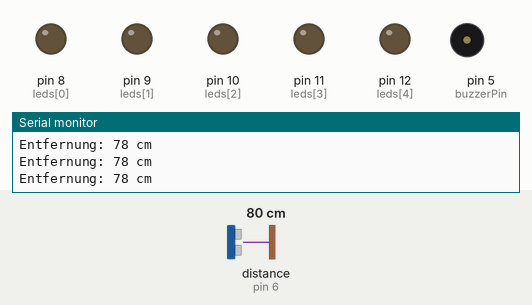
Bench run of a sketch on a simulated Arduino Uno, built with avr-gcc and run on an emulated ATmega328P. Shown: output pins drawn as LEDs (lit = HIGH), buzzer (waves = sounding), the last lines printed to the serial monitor. Wiring (inferred from the names in the program): ultrasonic range finder: trigger pin 7; echo pin 6. Inputs (shaded band) come from the test bench; at power-on: distance to the obstacle (sensor on pin 6) 80 cm. The echo pulse lasts 58.3 µs per cm; pins used as bus, display or sensor lines are not drawn.

Above: at 1.2 s.
1.3 s: distance to the obstacle (sensor on pin 6) set to 27 cm
2.8 s: distance to the obstacle (sensor on pin 6) set to 22 cm
At 3.3 s:
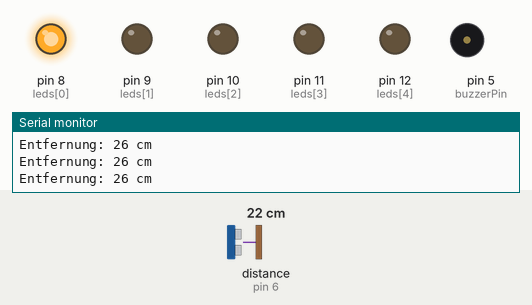
5.8 s: distance to the obstacle (sensor on pin 6) set to 18 cm
At 6.81 s:
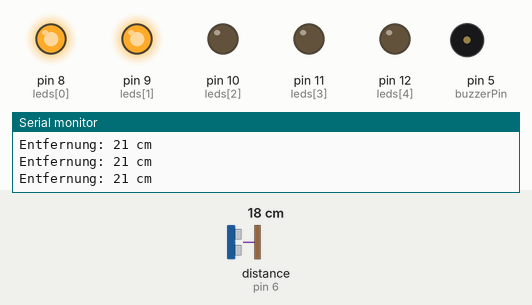
8.8 s: distance to the obstacle (sensor on pin 6) set to 13 cm
At 9.32 s:
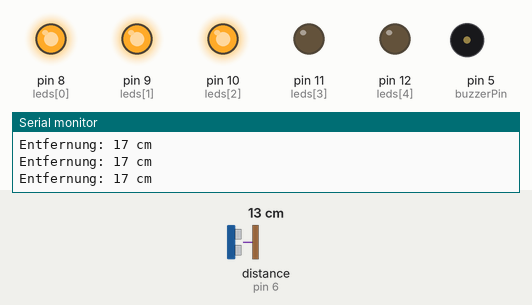
11.8 s: distance to the obstacle (sensor on pin 6) set to 2 cm
At 12.9 s:
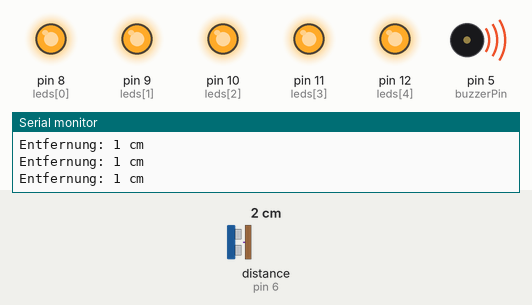
13.3 s: distance to the obstacle (sensor on pin 6) set to 35 cm
At 14.6 s:
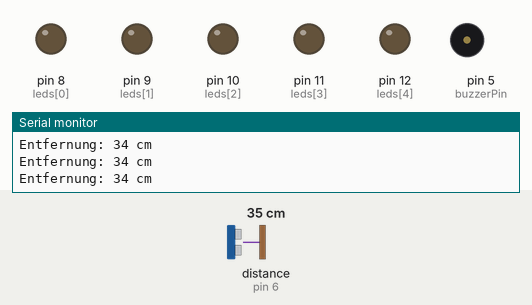
Timing chart, 0 to 15.8 s (numbered marks = the images above; inputs shaded):
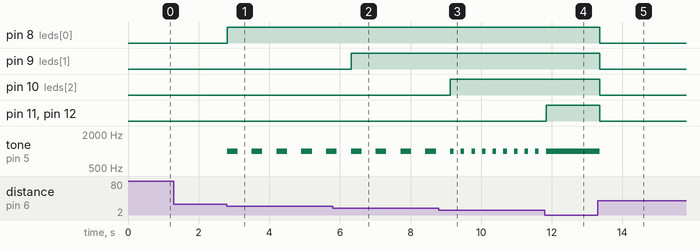

Measured:
- the behaviour switches between 26 and 25 cm on distance to the obstacle (sensor on pin 6) (found by bisection; images 0 and 1)
- the behaviour switches between 21 and 20 cm on distance to the obstacle (sensor on pin 6) (found by bisection; images 1 and 2)
- the behaviour switches between 16 and 15 cm on distance to the obstacle (sensor on pin 6) (found by bisection; images 2 and 3)
- after the input at 2.8 s, pin 8 (leds[0]): LOW → HIGH at once; tone on pin 5 (buzzerPin): alternates 1000 Hz for 0.30 s and silent for 0.40 s, starting at once
- after the input at 5.8 s, pin 9 (leds[1]): LOW → HIGH after 0.52 s
- after the input at 8.8 s, pin 10 (leds[2]): LOW → HIGH after 0.32 s; tone on pin 5 (buzzerPin): alternates 1000 Hz for 0.10 s and silent for 0.20 s, starting after 0.42 s
- after the input at 11.8 s, pin 11 (leds[3]), pin 12 (leds[4]): LOW → HIGH at once; tone on pin 5 (buzzerPin): goes on until 11.8 s, then stays 1000 Hz
- after the input at 13.3 s, pin 8 (leds[0]), pin 9 (leds[1]), pin 10 (leds[2]), pin 11 (leds[3]), pin 12 (leds[4]): HIGH → LOW after 0.05 s; tone on pin 5 (buzzerPin): 1000 Hz → silent after 0.05 s

The sketch:

Einparkhilfe.ino
```cpp
int echoPin = 6;
int trigPin = 7;
int buzzerPin = 5;
int leds[] = {8, 9, 10, 11, 12};
long dauer;
int entfernung;
int anzahl = 0; // wie viele LEDs leuchten sollen
void setup() {
  Serial.begin(9600);
  pinMode(trigPin, OUTPUT);
  pinMode(echoPin, INPUT);
  pinMode(buzzerPin, OUTPUT);
  for(int i = 0; i < 5; i++){
    pinMode(leds[i], OUTPUT);
  }
}

void loop() {
  digitalWrite(trigPin, LOW);
  delayMicroseconds(2);

  digitalWrite(trigPin, HIGH);
  delayMicroseconds(10);

  digitalWrite(trigPin, LOW);

  dauer = pulseIn(echoPin, HIGH);

  entfernung = dauer * 0.034 / 2;

  if(entfernung < 5) anzahl = 5;
  else if(entfernung < 10 ) anzahl = 4;
  else if(entfernung < 15) anzahl = 3;
  else if(entfernung < 20) anzahl = 2;
  else if(entfernung < 25) anzahl = 1;
  else anzahl = 0;

  // LEDs einschalten
  for (int i = 0; i < 5; i++){
    if(i < anzahl) digitalWrite(leds[i], HIGH);
    else digitalWrite(leds[i], LOW);
  }

  if(entfernung < 5){
    tone(buzzerPin, 1000); // dauerhaft piepen
  }
  else if(entfernung < 15){
    tone(buzzerPin, 1000);
    delay(100);
    noTone(buzzerPin);
    delay(100);
  }
  else if(entfernung < 25){
    tone(buzzerPin, 1000);
    delay(300);
    noTone(buzzerPin);
    delay(300);
  }
  else{
    noTone(buzzerPin);
  }

  Serial.print("Entfernung: ");
  Serial.print(entfernung);
  Serial.println(" cm");

  delay(100);
}
```
